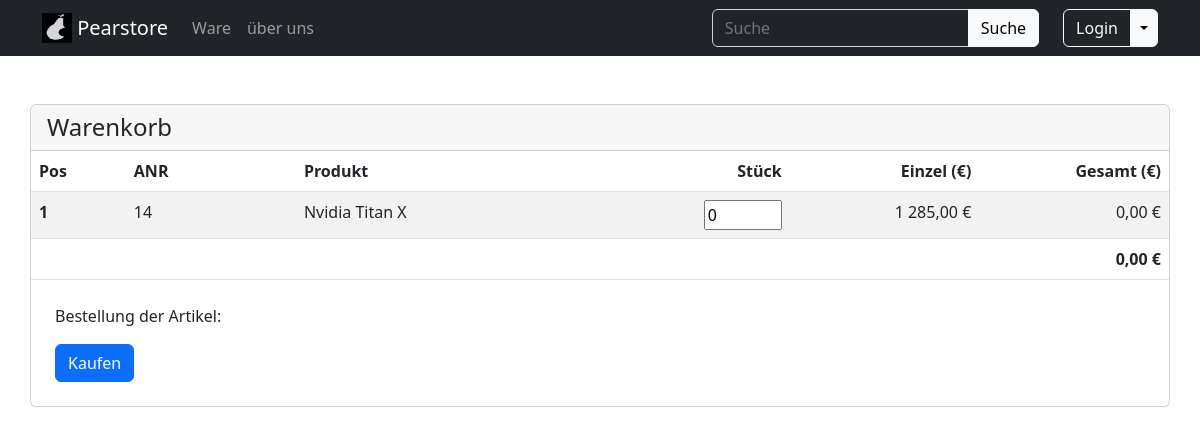
/www/html/warenkorb.php?anr=14, run on an earlier commit of the app's database.
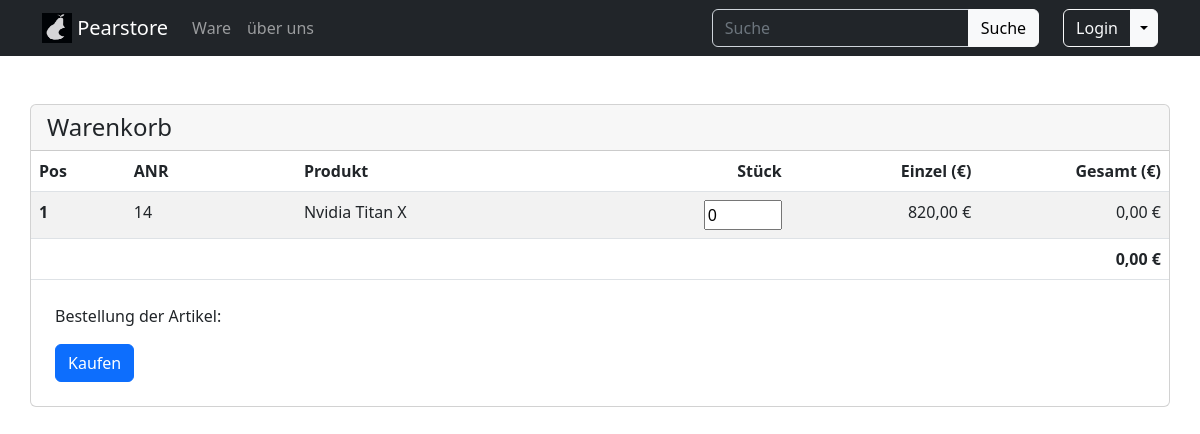
And on a later commit of the database.
### tables this page shows
CREATE TABLE Artikel (
    Anr INT NOT NULL PRIMARY KEY AUTO_INCREMENT,
    AArtid INT NOT NULL,
    Preis INT NOT NULL,
    Beschreibung VARCHAR(280) NOT NULL,
    Name VARCHAR(40) NOT NULL,
	Menge INT,
    FOREIGN KEY(AArtid) REFERENCES Artikel_Art (AArtid)
);

### www/html/_function.php (called while the page is built, shortened)
<?php
function mysql_select(string $quary, string $var_types = NULL, array $var_array = NULL): mysqli_result|bool {
    $_MYSQL_CONNECTION = mysqli_connect("pearshop_db","pearshop","itsstuttgart","pearstore_database");
    $stmt = $_MYSQL_CONNECTION->prepare($quary);
    if($var_types != NULL && $var_array != NULL){
        $stmt->bind_param($var_types, ...$var_array);
    }
    $execute = $stmt->execute();
    if($execute){
        $result = $stmt->get_result();
        if($result){
            return $result;
        } else {
            return True;
        }
    } else {
        return false;
    }
}
function getArtikelByAnr(int $anr): array|false {
    $result = mysql_select(
        "SELECT `Anr`, a.`AArtid`, `Preis`, `Beschreibung`, `Name`, aa.`AArt_Name`, `Menge` FROM `Artikel` as a JOIN `Artikel_Art` as aa ON aa.`AArtid` = a.`AArtid` WHERE `Anr` = ?;",
        "i",
        [$anr]
    );
    if($result->num_rows > 0){
        return $result->fetch_array(MYSQLI_ASSOC);
    }
    return False;
}
?>

### www/html/warenkorb.php (the view, shortened to what this page needs)
<?php
require_once('_function.php');
$warenkorb = [];
if(isset($_GET['anr'])) {
    $anr = (int) $_GET['anr'];
	$artikel = getArtikelByAnr($anr);
    if(!isset($warenkorb[$anr])){
        $warenkorb[$anr] = 0;
    }
}
$warenkorbArtikel = [];
foreach($warenkorb as $anr => $count){
    $artikel = getArtikelByAnr($anr);
    $artikel['count'] = $count;
    array_push($warenkorbArtikel, $artikel);
}
?>
<!DOCTYPE html>
<html lang="de">
<head>
    <link rel="stylesheet" href="/assets/css/bootstrap.min.css">
    <link rel="stylesheet" href="/assets/css/styles.css">
</head>
<body>
    <?php require_once("navbar.php"); ?>
    <div class="container pt-5">
        <div class="row">
            <div class="card px-0">
                <h4 class="card-header">
                    Warenkorb
                </h4>
                <table class="table table-striped table-hover card-body m-0">
                    <thead>
                        <tr>
                            <th scope="col" class="col-1">Pos</th>
                            <th scope="col" class="col-auto">ANR</th>
                            <th scope="col" class="col-auto">Produkt</th>
                            <th scope="col" class="col-1 text-end">Stück</th>
                            <th scope="col" class="col-2 text-end">Einzel (€)</th>
                            <th scope="col" class="col-2 text-end">Gesamt (€)</th>
                        </tr>
                    </thead>
                    <tbody>
                        <?php $gesPreis = 0; ?>
                        <?php foreach($warenkorbArtikel as $pos => $artikel): ?>
                        <tr>
                            <th scope="row"><?= $pos+1 ?></th>
                            <td><?= $artikel['Anr'] ?></td>
                            <td><?= $artikel['Name'] ?></td>
                            <td class="text-end">
                                <input type="number" id="txt-artikel<?= $artikel['Anr']; ?>" name="tentacles"
                                min="1" max="<?= $artikel['Menge'] ?>" value="<?= $artikel['count'] ?>" onchange="editEvent(event, <?= $artikel['Anr']; ?>)"></td>
                            <td class="text-end" id="td-einzel<?= $artikel['Anr']; ?>" value="<?= $artikel['Preis']; ?>"><?= number_format($artikel['Preis'], 2, ',', ' ') ?> €</td>
                            <td class="text-end" id="td-gesamt<?= $artikel['Anr']; ?>"><?= number_format(($artikel['Preis'] * $artikel['count']), 2, ',', ' ') ?> €</td>
                        </tr>
                        <?php $gesPreis += $artikel['Preis'] * $artikel['count']; ?>
                        <?php endforeach; ?>
                        <tr>
                            <th scope="row"colspan="5"></th></th>
                            <td class="text-end"><b><?= number_format($gesPreis, 2, ',', ' ') ?> €</b></td>
                        </tr>
                    </tbody>
                </table>
                <div class="card-body p-4">
                    <p class="card-text">Bestellung der Artikel:</p>
                    <a href="#" class="btn btn-primary">Kaufen</a>
                </div>
            </div>
        </div>
    </div>
</body>
</html>

What changed in the data, as far as the page shows it:
changed artikel "Nvidia Titan X": Preis "1 285,00" → "820,00"
